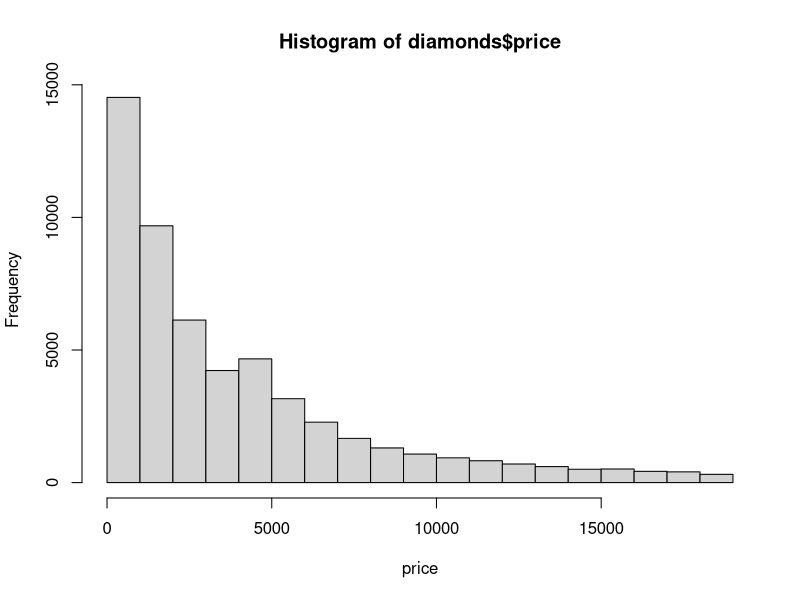
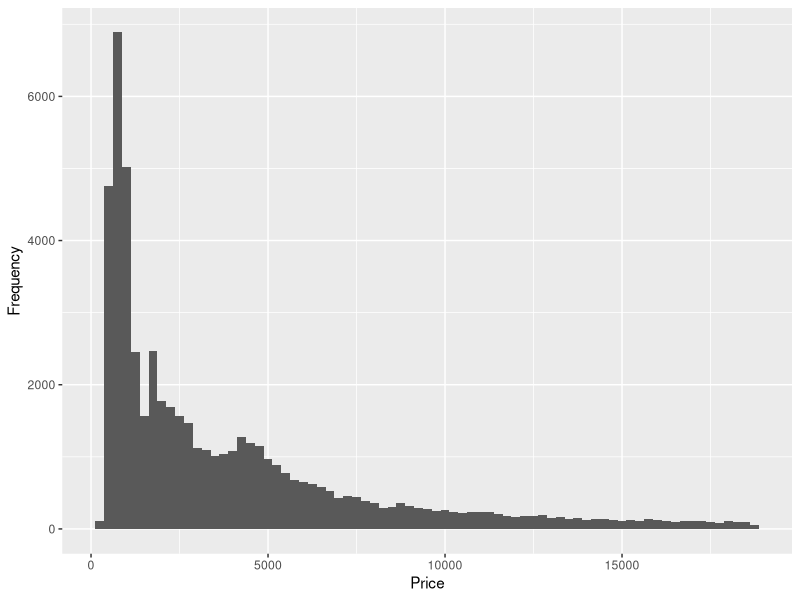
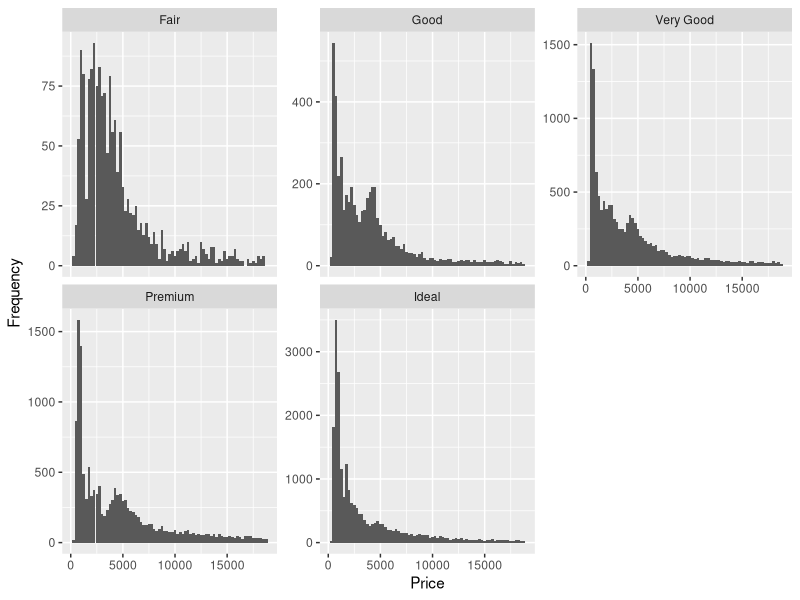
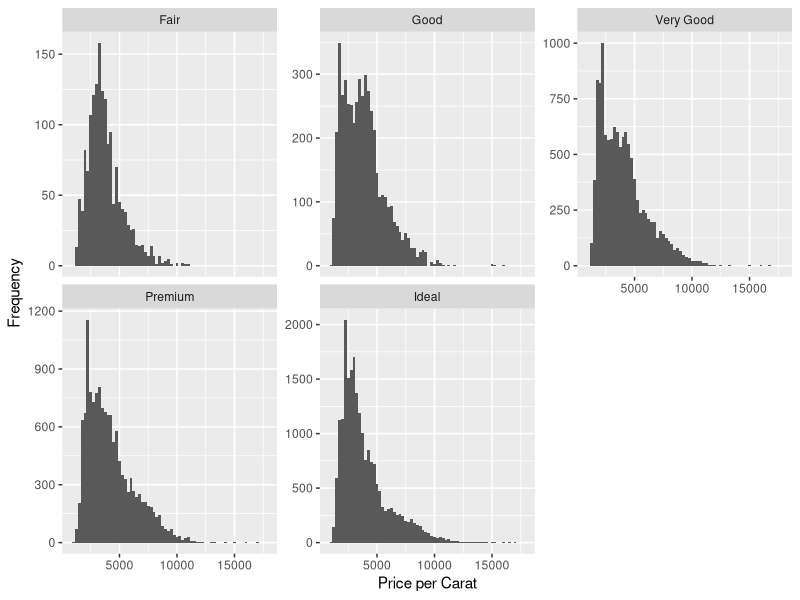
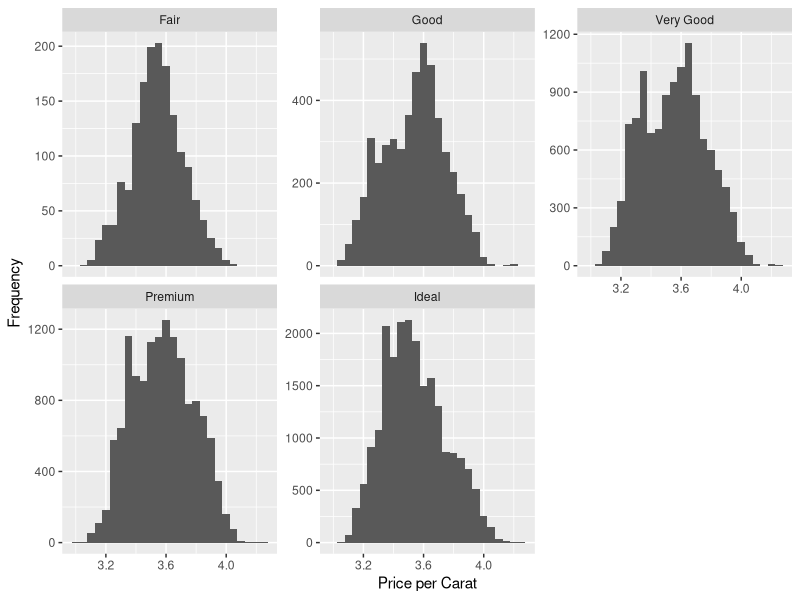
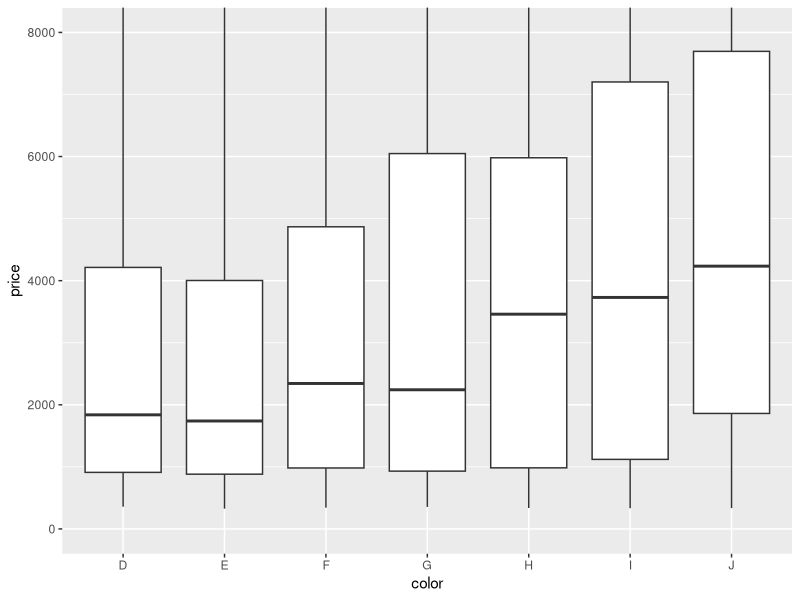
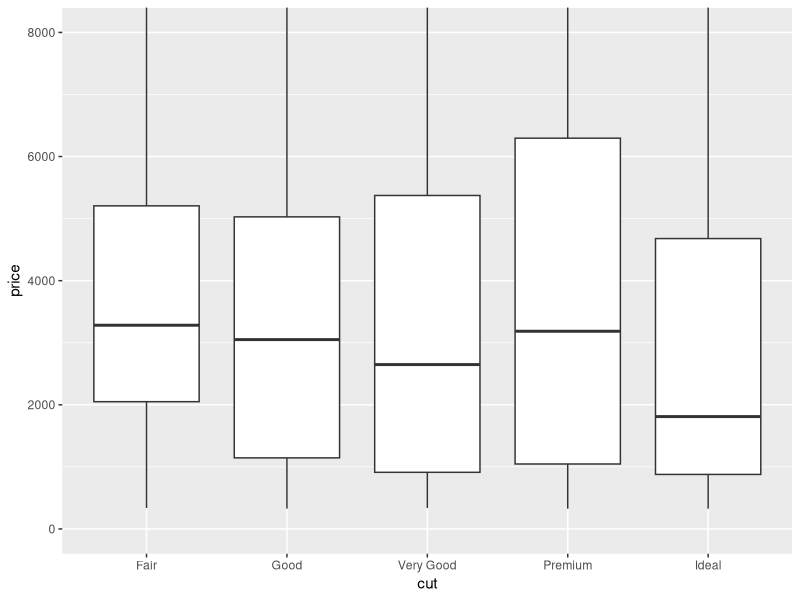
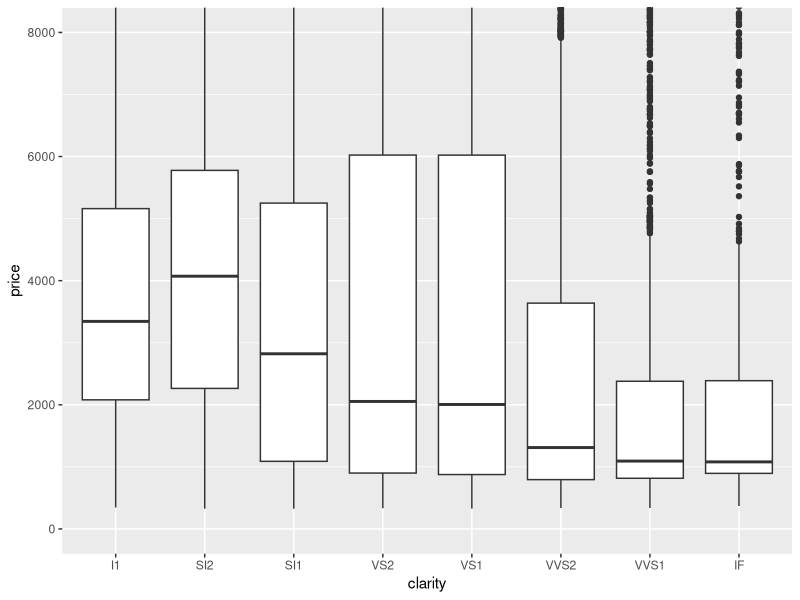

Source code (R) for these figures, in order:
#Load libraries and data
library(ggplot2)
data("diamonds")

# Create a histogram of the price of
# all the diamonds in the diamond data set.
hist(diamonds$price, xlab = "price")
summary(diamonds$price)

#Plot histogram of diamond prices
ggplot(data = diamonds, aes(x = price)) + 
  geom_histogram(binwidth = 250) + 
  scale_x_continuous() + xlab('Price') + 
  ylab('Frequency')

#Plot histogram of diamond prices by cut
by(diamonds$price, diamonds$cut, summary)

ggplot(data = diamonds, aes(x = price)) + 
  geom_histogram(binwidth = 250) + 
  facet_wrap(~cut, scales = "free_y") + 
  scale_x_continuous() + xlab('Price') + 
  ylab('Frequency')

#Plot histogram of diamond prices by carat
diamonds$price_per_carat <- diamonds$price / diamonds$carat

ggplot(data = diamonds, aes(x = price_per_carat)) + 
  geom_histogram(binwidth = 250) + 
  facet_wrap(~cut, scales = "free_y") + 
  xlab('Price per Carat') + 
  ylab('Frequency')

# Adjust the bin width and transform the scale
# of the x-axis using log10.

ggplot(data = diamonds, aes(x = log10(price_per_carat))) + 
  geom_histogram(binwidth = 0.05) + 
  facet_wrap(~cut, scales = "free_y") + 
  xlab('Price per Carat') + 
  ylab('Frequency')

# Investigate the price of diamonds using box plots,
# numerical summaries, and one of the following categorical
# variables: cut, clarity, or color.
by(diamonds$price, diamonds$color, summary)

qplot(x = color, y = price, data = diamonds,
      geom = 'boxplot') + coord_cartesian(ylim = c(0, 8000))

by(diamonds$price, diamonds$cut, summary)
qplot(x = cut, y = price, data = diamonds,
      geom = 'boxplot') + coord_cartesian(ylim = c(0, 8000))

by(diamonds$price, diamonds$clarity, summary)
qplot(x = clarity, y = price, data = diamonds,
      geom = 'boxplot') + coord_cartesian(ylim = c(0, 8000))

# Investigate the price per carat of diamonds across
# the different colors of diamonds using boxplots.

qplot(x = color, y = price_per_carat, data = diamonds, geom = "boxplot") + 
  coord_cartesian(ylim = c(0,6000))

#Investigate the weight of diamonds (carat) using a freq polygon. 
#Use different binwidths to see how the freq polygon changes
qplot(x = carat, 
      data = diamonds, 
      binwidth =0.01, 
      geom = 'freqpoly') + 
  scale_x_continuous(lim = c(0,3), breaks = seq(0,3,0.1))

